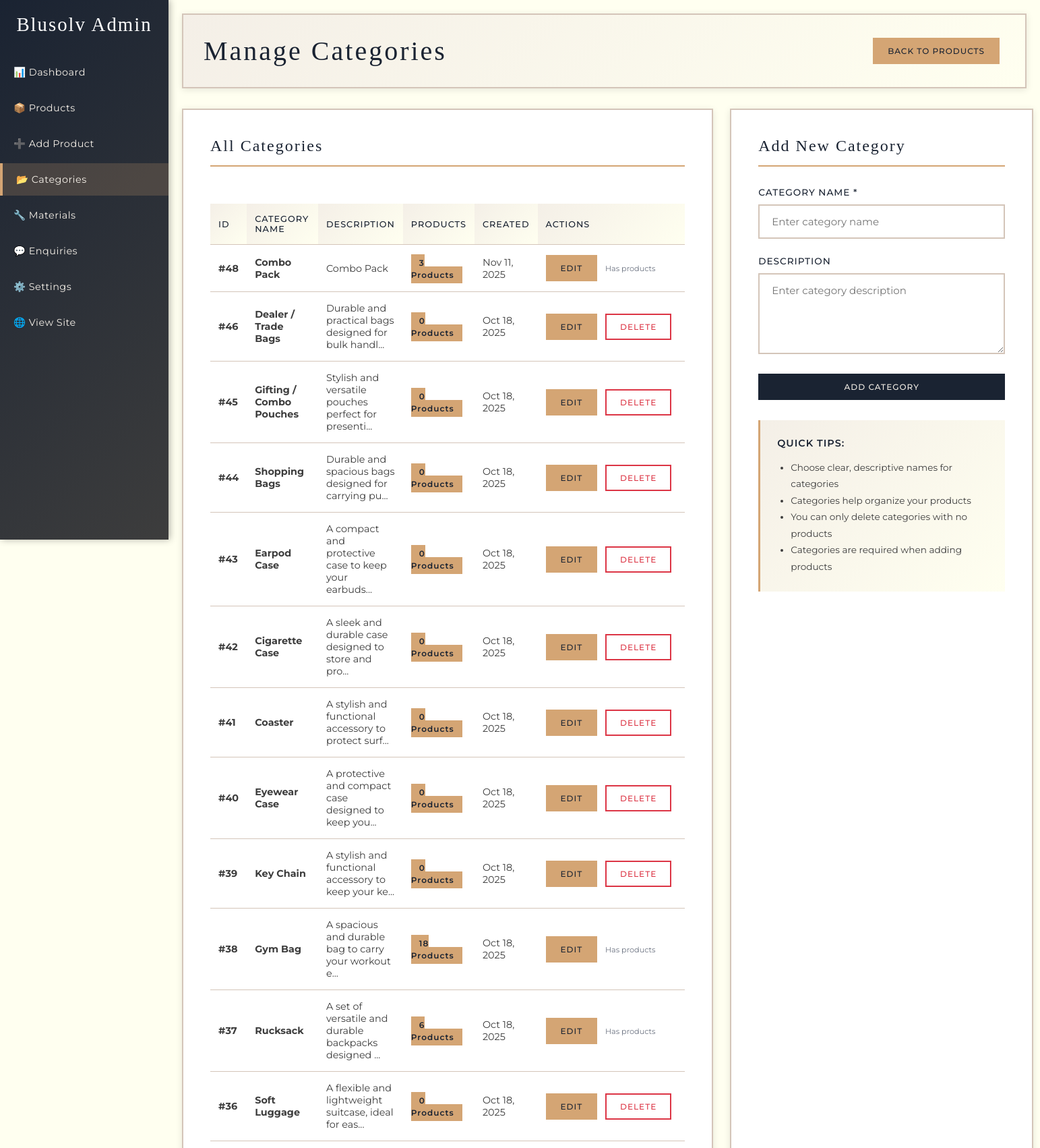
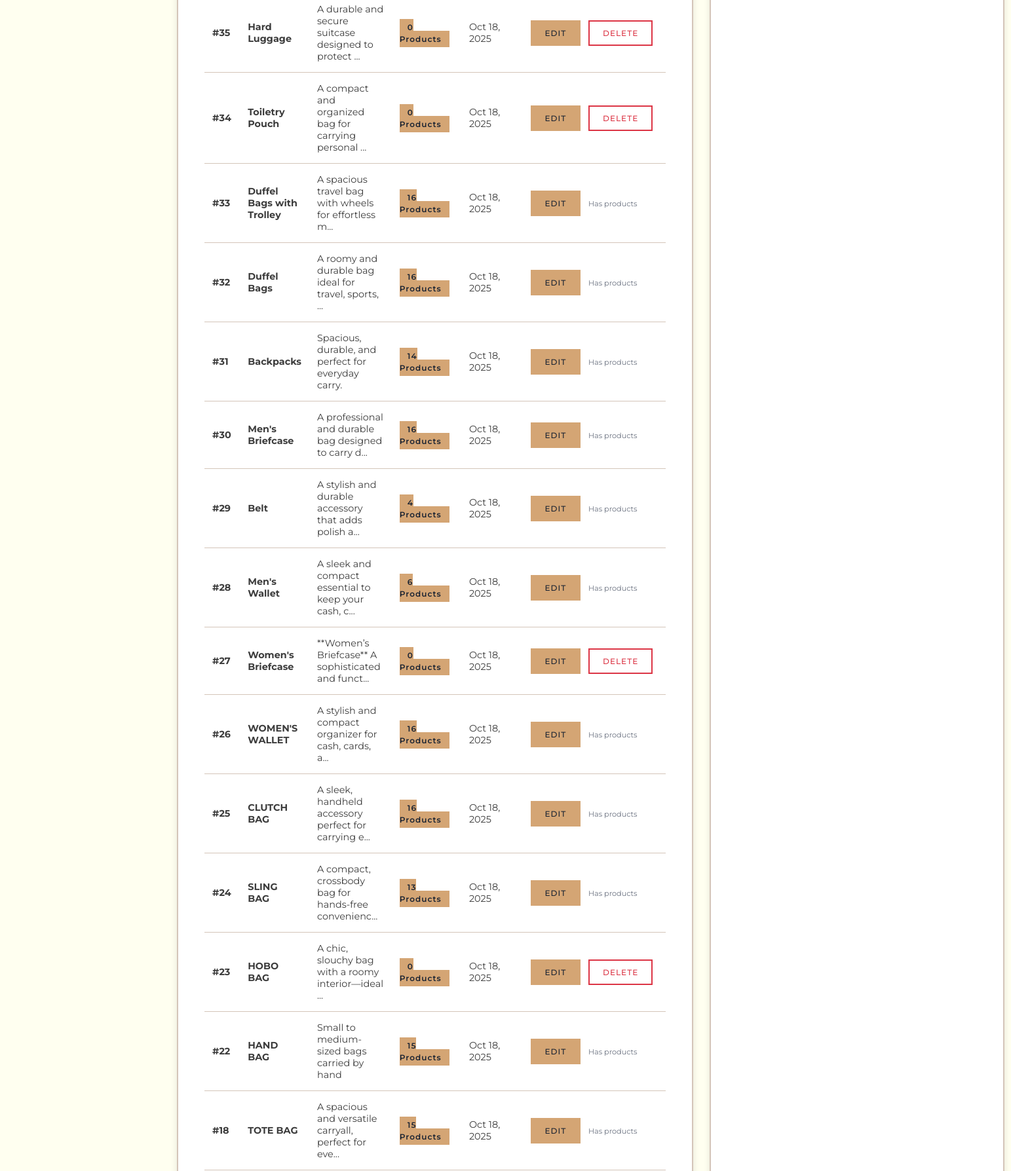
The app's page /admin/categories.php (upper part) with its own data (2 pictures, top to bottom).
### tables this page shows
CREATE TABLE `categories` (
  `id` int(11) NOT NULL,
  `category_name` varchar(100) NOT NULL,
  `category_slug` varchar(255) DEFAULT NULL,
  `description` text DEFAULT NULL,
  `status` enum('active','inactive') DEFAULT 'active',
  `created_at` timestamp NOT NULL DEFAULT current_timestamp(),
  `updated_at` timestamp NOT NULL DEFAULT current_timestamp() ON UPDATE current_timestamp()
);

### admin/categories.php (the view, shortened to what this page needs)
<?php
$host = 'localhost';
$username = 'blusolv_db';
$password = 'blusolv_db';
$database = 'blusolv_db';
$conn = new mysqli($host, $username, $password, $database);
$categories_sql = "SELECT c.*, COUNT(p.id) as product_count
                   FROM categories c
                   LEFT JOIN products p ON c.id = p.category_id AND p.status != 'deleted'
                   GROUP BY c.id
                   ORDER BY c.created_at DESC";
$categories_result = $conn->query($categories_sql);
?>
<!DOCTYPE html>
<html lang="en">
<head>
</head>
<body>
    <div class="sidebar">
        <h2>Blusolv Admin</h2>
        <ul>
            <li><a href="dashboard.php">📊 Dashboard</a></li>
            <li><a href="products.php">📦 Products</a></li>
            <li><a href="add_product.php">➕ Add Product</a></li>
            <li><a href="categories.php" class="active">📂 Categories</a></li>
            <li><a href="materials.php">🔧 Materials</a></li>
            <li><a href="enquiries.php">💬 Enquiries</a></li>
            <li><a href="settings.php">⚙️ Settings</a></li>
            <li><a href="../products.php" target="_blank">🌐 View Site</a></li>
        </ul>
    </div>
    <div class="main-content">
        <div class="header">
            <h1>Manage Categories</h1>
            <div>
                <a href="products.php" class="btn btn-info">Back to Products</a>
            </div>
        </div>
        <div class="content-grid">
            <div class="content-section">
                <h2 class="section-title">All Categories</h2>
                <?php if ($categories_result->num_rows > 0): ?>
                    <div style="overflow-x: auto;">
                        <table class="table">
                            <thead>
                                <tr>
                                    <th>ID</th>
                                    <th>Category Name</th>
                                    <th>Description</th>
                                    <th>Products</th>
                                    <th>Created</th>
                                    <th>Actions</th>
                                </tr>
                            </thead>
                            <tbody>
                                <?php while ($category = $categories_result->fetch_assoc()): ?>
                                    <tr>
                                        <td><strong>#<?php echo $category['id']; ?></strong></td>
                                        <td><strong><?php echo htmlspecialchars($category['category_name']); ?></strong></td>
                                        <td><?php echo htmlspecialchars(substr($category['description'], 0, 50)) . (strlen($category['description']) > 50 ? '...' : ''); ?></td>
                                        <td>
                                            <span class="product-count"><?php echo $category['product_count']; ?> Products</span>
                                        </td>
                                        <td><?php echo date('M j, Y', strtotime($category['created_at'])); ?></td>
                                        <td style="white-space: nowrap;">
                                            <a href="edit_category.php?id=<?php echo $category['id']; ?>" class="btn btn-info">Edit</a>
                                            <?php if ($category['product_count'] == 0): ?>
                                                <a href="categories.php?delete=1&id=<?php echo $category['id']; ?>"
                                                   class="btn btn-danger"
                                                   onclick="return confirm('Are you sure you want to delete this category?')">Delete</a>
                                            <?php else: ?>
                                                <span style="font-size: 0.7rem; color: var(--slate-grey);">Has products</span>
                                            <?php endif; ?>
                                        </td>
                                    </tr>
                                <?php endwhile; ?>
                            </tbody>
                        </table>
                    </div>
                <?php else: ?>
                    <div class="empty-state">
                        <p>No categories found. Add your first category using the form.</p>
                    </div>
                <?php endif; ?>
            </div>
            <div class="content-section">
                <h2 class="section-title">Add New Category</h2>
                <form method="POST">
                    <div class="form-group">
                        <label for="category_name">Category Name *</label>
                        <input type="text"
                               id="category_name"
                               name="category_name"
                               class="form-control"
                               required
                               placeholder="Enter category name">
                    </div>
                    <div class="form-group">
                        <label for="description">Description</label>
                        <textarea id="description"
                                  name="description"
                                  class="form-control"
                                  rows="4"
                                  placeholder="Enter category description"></textarea>
                    </div>
                    <button type="submit" class="btn btn-primary" style="width: 100%;">Add Category</button>
                </form>
                <div class="tips-box">
                    <h4>Quick Tips:</h4>
                    <ul>
                        <li>Choose clear, descriptive names for categories</li>
                        <li>Categories help organize your products</li>
                        <li>You can only delete categories with no products</li>
                        <li>Categories are required when adding products</li>
                    </ul>
                </div>
            </div>
        </div>
    </div>
</body>
</html>

### admin/categories.php (style rules this page uses)
:root { --deep-navy: #1a2332; --charcoal-grey: #3d3d3d; --champagne-gold: #d4a574; --cream-beige: #f4efe7; --soft-taupe: #d4c5b9; --ivory: #fffff0; --slate-grey: #6b7280; }
* { margin: 0; padding: 0; box-sizing: border-box; }
body { font-family: 'Montserrat', sans-serif; background-color: var(--ivory); color: var(--charcoal-grey); }
.sidebar { width: 250px; height: 100vh; background: linear-gradient(135deg, var(--deep-navy) 0%, var(--charcoal-grey) 100%); color: white; position: fixed; left: 0; top: 0; padding: 20px 0; box-shadow: 2px 0 10px rgba(0,0,0,0.3); overflow-y: auto; }
.sidebar h2 { text-align: center; margin-bottom: 30px; padding: 0 20px; font-family: 'Cormorant Garamond', serif; letter-spacing: 2px; font-weight: 400; font-size: 1.8rem; }
.sidebar ul { list-style: none; }
.sidebar ul li { margin-bottom: 5px; }
.sidebar ul li a { display: block; padding: 15px 20px; color: var(--cream-beige); text-decoration: none; transition: all 0.3s ease; font-size: 0.9rem; letter-spacing: 0.5px; }
.sidebar ul li a:hover, .sidebar ul li a.active { background-color: rgba(212, 165, 116, 0.2); border-left: 4px solid var(--champagne-gold); }
.main-content { margin-left: 250px; padding: 20px; }
.header { background: linear-gradient(135deg, var(--cream-beige) 0%, var(--ivory) 100%); padding: 30px; border-radius: 0; box-shadow: 0 2px 10px rgba(0,0,0,0.1); margin-bottom: 30px; display: flex; justify-content: space-between; align-items: center; border: 2px solid var(--soft-taupe); }
.header h1 { color: var(--deep-navy); font-family: 'Cormorant Garamond', serif; font-weight: 400; letter-spacing: 3px; font-size: 2.5rem; }
.content-grid { display: grid; grid-template-columns: 1fr 450px; gap: 25px; }
.content-section { background: white; padding: 40px; border-radius: 0; box-shadow: 0 2px 10px rgba(0,0,0,0.1); border: 2px solid var(--soft-taupe); }
.section-title { font-size: 1.5rem; margin-bottom: 30px; color: var(--deep-navy); border-bottom: 2px solid var(--champagne-gold); padding-bottom: 15px; font-family: 'Cormorant Garamond', serif; letter-spacing: 2px; font-weight: 400; }
.table { width: 100%; border-collapse: collapse; margin-top: 25px; }
.table th, .table td { padding: 15px 12px; text-align: left; border-bottom: 1px solid var(--soft-taupe); font-size: 0.9rem; }
.table th { background: linear-gradient(135deg, var(--cream-beige) 0%, var(--ivory) 100%); font-weight: 500; color: var(--deep-navy); text-transform: uppercase; letter-spacing: 1px; font-size: 0.8rem; }
.table tbody tr { transition: all 0.3s ease; }
.btn { padding: 10px 20px; border: 2px solid transparent; border-radius: 0; cursor: pointer; text-decoration: none; display: inline-block; font-size: 0.75rem; font-weight: 500; transition: all 0.3s ease; margin-right: 8px; letter-spacing: 1px; text-transform: uppercase; font-family: 'Montserrat', sans-serif; }
.btn-primary { background-color: var(--deep-navy); color: var(--cream-beige); border-color: var(--deep-navy); }
.btn-danger { background-color: transparent; color: #dc3545; border-color: #dc3545; }
.btn-info { background-color: var(--champagne-gold); color: var(--deep-navy); border-color: var(--champagne-gold); }
.form-group { margin-bottom: 25px; }
.form-group label { display: block; margin-bottom: 10px; font-weight: 500; color: var(--deep-navy); font-size: 0.85rem; letter-spacing: 1px; text-transform: uppercase; }
.form-control { width: 100%; padding: 14px 18px; border: 2px solid var(--soft-taupe); border-radius: 0; font-size: 15px; font-family: 'Montserrat', sans-serif; background: white; color: var(--charcoal-grey); transition: all 0.3s ease; }
textarea.form-control { resize: vertical; min-height: 120px; }
.product-count { background-color: var(--champagne-gold); color: var(--deep-navy); padding: 5px 12px; border-radius: 0; font-size: 0.75rem; font-weight: 600; letter-spacing: 1px; }
.tips-box { padding: 25px; background: linear-gradient(135deg, var(--cream-beige) 0%, var(--ivory) 100%); border-radius: 0; margin-top: 30px; border-left: 3px solid var(--champagne-gold); }
.tips-box h4 { margin-bottom: 15px; color: var(--deep-navy); font-size: 0.9rem; letter-spacing: 1px; text-transform: uppercase; font-family: 'Montserrat', sans-serif; font-weight: 600; }
.tips-box ul { margin-left: 20px; color: var(--charcoal-grey); line-height: 1.8; font-size: 0.85rem; }

### records on screen
categories: id "48", category_name "Combo Pack", description "Combo Pack", product_count "3", created_at "Nov 11, 2025", shows "Has products"
categories: id "46", category_name "Dealer / Trade Bags", description "Durable and practical bags designed for bulk handl", product_count "0", created_at "Oct 18, 2025"
categories: id "45", category_name "Gifting / Combo Pouches", description "Stylish and versatile pouches perfect for presenti", product_count "0", created_at "Oct 18, 2025"
categories: id "44", category_name "Shopping Bags", description "Durable and spacious bags designed for carrying pu", product_count "0", created_at "Oct 18, 2025"
categories: id "43", category_name "Earpod Case", description "A compact and protective case to keep your earbuds", product_count "0", created_at "Oct 18, 2025"
categories: id "42", category_name "Cigarette Case", description "A sleek and durable case designed to store and pro", product_count "0", created_at "Oct 18, 2025"
categories: id "41", category_name "Coaster", description "A stylish and functional accessory to protect surf", product_count "0", created_at "Oct 18, 2025"
categories: id "40", category_name "Eyewear Case", description "A protective and compact case designed to keep you", product_count "0", created_at "Oct 18, 2025"
categories: id "39", category_name "Key Chain", description "A stylish and functional accessory to keep your ke", product_count "0", created_at "Oct 18, 2025"
categories: id "38", category_name "Gym Bag", description "A spacious and durable bag to carry your workout e", product_count "18", created_at "Oct 18, 2025", shows "Has products"
categories: id "37", category_name "Rucksack", description "A set of versatile and durable backpacks designed", product_count "6", created_at "Oct 18, 2025", shows "Has products"
categories: id "36", category_name "Soft Luggage", description "A flexible and lightweight suitcase, ideal for eas", product_count "0", created_at "Oct 18, 2025"
categories: id "35", category_name "Hard Luggage", description "A durable and secure suitcase designed to protect", product_count "0", created_at "Oct 18, 2025"
categories: id "34", category_name "Toiletry Pouch", description "A compact and organized bag for carrying personal", product_count "0", created_at "Oct 18, 2025"
categories: id "33", category_name "Duffel Bags with Trolley", description "A spacious travel bag with wheels for effortless m", product_count "16", created_at "Oct 18, 2025", shows "Has products"
categories: id "32", category_name "Duffel Bags", description "A roomy and durable bag ideal for travel, sports,", product_count "16", created_at "Oct 18, 2025", shows "Has products"
categories: id "31", category_name "Backpacks", description "Spacious, durable, and perfect for everyday carry.", product_count "14", created_at "Oct 18, 2025", shows "Has products"
categories: id "30", category_name "Men's Briefcase", description "A professional and durable bag designed to carry d", product_count "16", created_at "Oct 18, 2025", shows "Has products"
categories: id "29", category_name "Belt", description "A stylish and durable accessory that adds polish a", product_count "4", created_at "Oct 18, 2025", shows "Has products"
categories: id "28", category_name "Men's Wallet", description "A sleek and compact essential to keep your cash, c", product_count "6", created_at "Oct 18, 2025", shows "Has products"
categories: id "27", category_name "Women's Briefcase", description "**Women’s Briefcase** A sophisticated and funct", product_count "0", created_at "Oct 18, 2025"
categories: id "26", category_name "WOMEN'S WALLET", description "A stylish and compact organizer for cash, cards, a", product_count "16", created_at "Oct 18, 2025", shows "Has products"
categories: id "25", category_name "CLUTCH BAG", description "A sleek, handheld accessory perfect for carrying e", product_count "16", created_at "Oct 18, 2025", shows "Has products"
categories: id "24", category_name "SLING BAG", description "A compact, crossbody bag for hands-free convenienc", product_count "13", created_at "Oct 18, 2025", shows "Has products"
categories: id "23", category_name "HOBO BAG", description "A chic, slouchy bag with a roomy interior—ideal", product_count "0", created_at "Oct 18, 2025"
categories: id "22", category_name "HAND BAG", description "Small to medium-sized bags carried by hand", product_count "15", created_at "Oct 18, 2025", shows "Has products"
categories: id "18", category_name "TOTE BAG", description "A spacious and versatile carryall, perfect for eve", product_count "15", created_at "Oct 18, 2025", shows "Has products"
